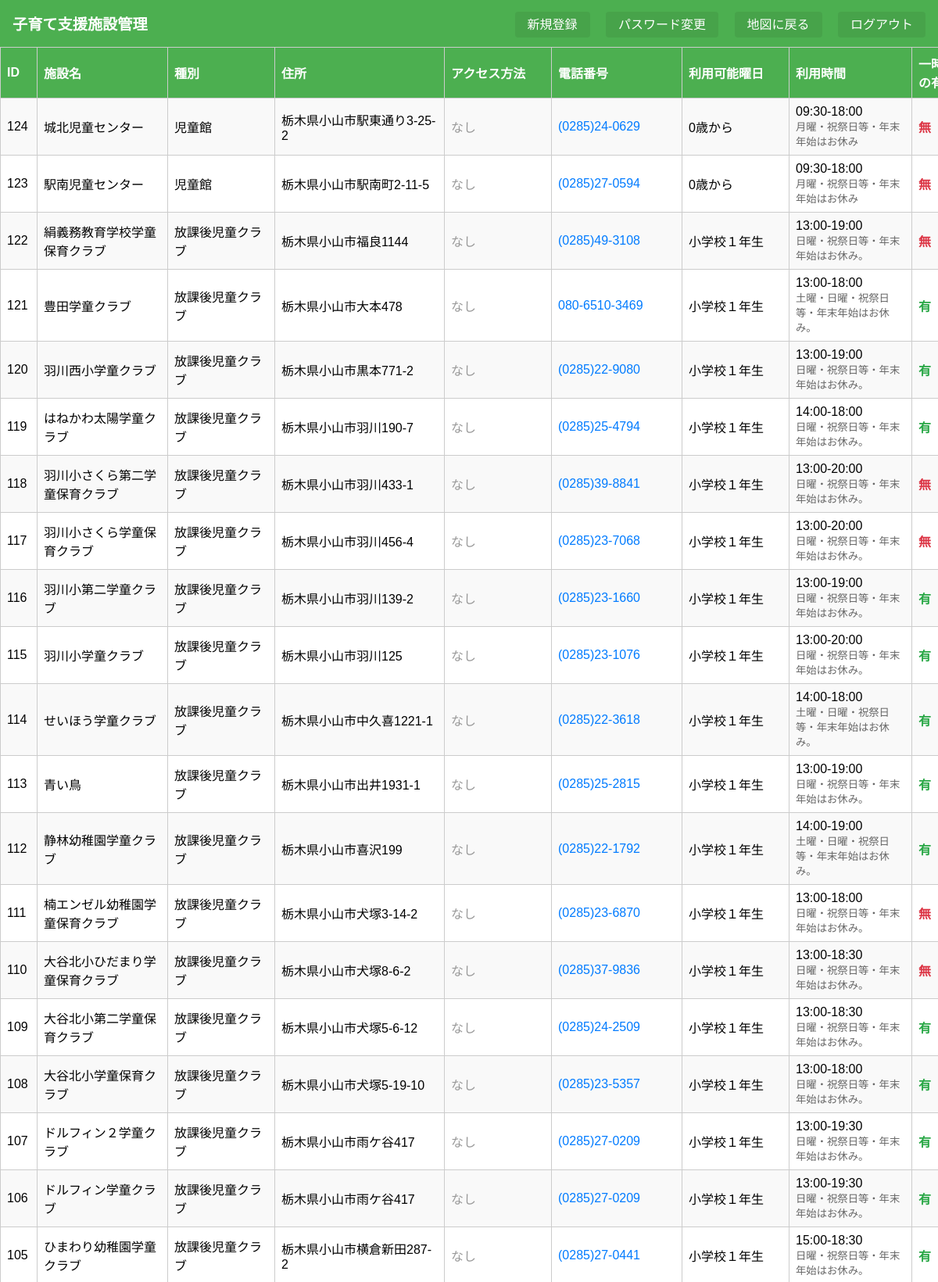
/admin.php (signed in, upper part), run on the app's committed database.
### tables this page shows
CREATE TABLE facilities (
        id INTEGER PRIMARY KEY AUTOINCREMENT,
        csv_no TEXT,
        name TEXT NOT NULL,
        name_kana TEXT,
        lat REAL NOT NULL,
        lng REAL NOT NULL,
        address TEXT,
        address_detail TEXT,
        installation_position TEXT,
        phone TEXT,
        phone_extension TEXT,
        corporate_number TEXT,
        organization_name TEXT,
        available_days TEXT,
        start_time TEXT,
        end_time TEXT,
        available_hours_note TEXT,
        pediatric_support TEXT,
        website TEXT,
        note TEXT,
        category TEXT,
        updated_at DATETIME DEFAULT CURRENT_TIMESTAMP
    );

### auth_check.php (called while the page is built, shortened)
<?php
function getConfigPath() {
    $searchPaths = [
        __DIR__ . '/../../app_db/oyama_child_facilitation_map/config.php',
        __DIR__ . '/../../../app_db/oyama_child_facilitation_map/config.php',
        __DIR__ . '/app_db/oyama_child_facilitation_map/config.php',
        __DIR__ . '/../app_db/oyama_child_facilitation_map/config.php',
    ];
    foreach ($searchPaths as $path) {
        if (file_exists($path)) {
            return $path;
        }
    }
    throw new Exception('Config file not found. Searched paths: ' . implode(', ', $searchPaths));
}
function getConfig() {
    static $config = null;
    if ($config === null) {
        $config = require_once getConfigPath();
    }
    return $config;
}
$config = getConfig();

### admin.php (the view, shortened to what this page needs)
<?php
require_once 'auth_check.php';
$db = getDatabase();
$res = $db->query('SELECT * FROM facilities ORDER BY id DESC');
?>
<!DOCTYPE html>
<html lang="ja">
<head>
    <link rel="stylesheet" href="css/common.css" />
    <link rel="stylesheet" href="css/admin.css" />
</head>
<body>
    <div class="header">
        <h1><?= htmlspecialchars($config['app']['facility_name']) ?>管理</h1>
        <div>
            <a href="admin_add.php">新規登録</a>
            <a href="admin_password.php">パスワード変更</a>
            <a href="index.php">地図に戻る</a>
            <a href="?logout=1">ログアウト</a>
        </div>
    </div>
    <div style="overflow-x: auto;">
        <table>
            <tr>
                <th class="col-id">ID</th>
                <th class="col-name"><?= htmlspecialchars($config['app']['field_labels']['name']) ?></th>
                <th class="col-category"><?= htmlspecialchars($config['app']['field_labels']['category']) ?></th>
                <th class="col-address"><?= htmlspecialchars($config['app']['field_labels']['address']) ?></th>
                <th class="col-installation"><?= htmlspecialchars($config['app']['field_labels']['installation_position']) ?></th>
                <th class="col-phone"><?= htmlspecialchars($config['app']['field_labels']['phone']) ?></th>
                <th class="col-hours"><?= htmlspecialchars($config['app']['field_labels']['available_days']) ?></th>
                <th class="col-time">利用時間</th>
                <th class="col-pediatric"><?= htmlspecialchars($config['app']['field_labels']['pediatric_support']) ?></th>
            </tr>
        <?php while ($row = $res->fetchArray(SQLITE3_ASSOC)): ?>
        <tr>
            <td class="col-id"><?= htmlspecialchars($row['id']) ?></td>
            <td class="col-name"><?= htmlspecialchars($row['name']) ?></td>
            <td class="col-category">
                <?php if (!empty($row['category'])): ?>
                    <?= htmlspecialchars($row['category']) ?>
                <?php else: ?>
                    <span style="color:#999;">なし</span>
                <?php endif; ?>
            </td>
            <td class="col-address">
                <?php if (!empty($row['address'])): ?>
                    <?= htmlspecialchars($row['address']) ?>
                <?php else: ?>
                    <span style="color:#999;">なし</span>
                <?php endif; ?>
            </td>
            <td class="col-installation">
                <?php if (!empty($row['installation_position'])): ?>
                    <?= htmlspecialchars($row['installation_position']) ?>
                <?php else: ?>
                    <span style="color:#999;">なし</span>
                <?php endif; ?>
            </td>
            <td class="col-phone">
                <?php if (!empty($row['phone'])): ?>
                    <a href="tel:<?= htmlspecialchars($row['phone']) ?>" style="color:#007bff; text-decoration:none;">
                        <?= htmlspecialchars($row['phone']) ?>
                    </a>
                <?php else: ?>
                    <span style="color:#999;">なし</span>
                <?php endif; ?>
            </td>
            <td class="col-hours">
                <?php if (!empty($row['available_days'])): ?>
                    <?= htmlspecialchars($row['available_days']) ?>
                <?php else: ?>
                    <span style="color:#999;">なし</span>
                <?php endif; ?>
            </td>
            <td class="col-time">
                <?php
                $time_info = [];
                if (!empty($row['start_time'])) $time_info[] = $row['start_time'];
                if (!empty($row['end_time'])) $time_info[] = $row['end_time'];
                if (!empty($time_info)): ?>
                    <?= htmlspecialchars(implode('-', $time_info)) ?>
                    <?php if (!empty($row['available_hours_note'])): ?>
                        <br><small style="color:#666;"><?= htmlspecialchars($row['available_hours_note']) ?></small>
                    <?php endif; ?>
                <?php else: ?>
                    <span style="color:#999;">なし</span>
                <?php endif; ?>
            </td>
            <td class="col-pediatric">
                <?php if (!empty($row['pediatric_support'])): ?>
                    <span style="color:<?= $row['pediatric_support'] === '有' ? '#28a745' : '#dc3545' ?>; font-weight:bold;">
                        <?= htmlspecialchars($row['pediatric_support']) ?>
                    </span>
                <?php else: ?>
                    <span style="color:#999;">なし</span>
                <?php endif; ?>
            </td>
        </tr>
        <?php endwhile; ?>
        </table>
    </div>
</body>
</html>

### css/common.css (style rules this page uses)
:root { --primary-color: #4CAF50; }
html, body { height: 100%; margin: 0; padding: 0; font-family: sans-serif; box-sizing: border-box; }
.header { display: flex; justify-content: space-between; align-items: center; background: var(--primary-color); color: #fff; padding: 1em; margin: 0; }
.header h1 { margin: 0; font-size: 1.2em; }
.header a { color: #fff; text-decoration: none; margin-left: 1em; padding: 0.5em 1em; background: rgba(0,0,0,0.07); border-radius: 4px; }

### css/admin.css (style rules this page uses)
table { border-collapse: collapse; width: 100%; table-layout: auto; }
th, td { border: 1px solid #ccc; padding: 0.5em; text-align: left; word-wrap: break-word; overflow-wrap: break-word; }
th { background: #4CAF50; color: #fff; }
tr:nth-child(even) { background: #f9f9f9; }
.col-id { width: 60px; min-width: 30px; max-width: 60px; }
.col-name { width: 150px; min-width: 150px; max-width: 150px; }
.col-category { width: 120px; min-width: 120px; max-width: 120px; }
.col-address { width: 200px; min-width: 200px; max-width: 200px; }
.col-installation { width: 120px; min-width: 120px; max-width: 120px; }
.col-phone { width: 150px; min-width: 150px; max-width: 150px; }
.col-hours { width: 120px; min-width: 120px; max-width: 120px; }
.col-time { width: 140px; min-width: 140px; max-width: 140px; }
.col-pediatric { width: 80px; min-width: 80px; max-width: 80px; }

### data on the page
facilities: id "124", name "城北児童センター", category "児童館", address "栃木県小山市駅東通り3-25-2", installation_position "なし", phone "(0285)24-0629", available_days "0歳から", time_info "09:30-18:00", available_hours_note "月曜・祝祭日等・年末年始はお休み", pediatric_support "無"
facilities: id "123", name "駅南児童センター", category "児童館", address "栃木県小山市駅南町2-11-5", installation_position "なし", phone "(0285)27-0594", available_days "0歳から", time_info "09:30-18:00", available_hours_note "月曜・祝祭日等・年末年始はお休み", pediatric_support "無"
facilities: id "122", name "絹義務教育学校学童保育クラブ", category "放課後児童クラブ", address "栃木県小山市福良1144", installation_position "なし", phone "(0285)49-3108", available_days "小学校１年生", time_info "13:00-19:00", available_hours_note "日曜・祝祭日等・年末年始はお休み。", pediatric_support "無"
facilities: id "121", name "豊田学童クラブ", category "放課後児童クラブ", address "栃木県小山市大本478", installation_position "なし", phone "080-6510-3469", available_days "小学校１年生", time_info "13:00-18:00", available_hours_note "土曜・日曜・祝祭日等・年末年始はお休み。", pediatric_support "有"
facilities: id "120", name "羽川西小学童クラブ", category "放課後児童クラブ", address "栃木県小山市黒本771-2", installation_position "なし", phone "(0285)22-9080", available_days "小学校１年生", time_info "13:00-19:00", available_hours_note "日曜・祝祭日等・年末年始はお休み。", pediatric_support "有"
facilities: id "119", name "はねかわ太陽学童クラブ", category "放課後児童クラブ", address "栃木県小山市羽川190-7", installation_position "なし", phone "(0285)25-4794", available_days "小学校１年生", time_info "14:00-18:00", available_hours_note "日曜・祝祭日等・年末年始はお休み。", pediatric_support "有"
facilities: id "118", name "羽川小さくら第二学童保育クラブ", category "放課後児童クラブ", address "栃木県小山市羽川433-1", installation_position "なし", phone "(0285)39-8841", available_days "小学校１年生", time_info "13:00-20:00", available_hours_note "日曜・祝祭日等・年末年始はお休み。", pediatric_support "無"
facilities: id "117", name "羽川小さくら学童保育クラブ", category "放課後児童クラブ", address "栃木県小山市羽川456-4", installation_position "なし", phone "(0285)23-7068", available_days "小学校１年生", time_info "13:00-20:00", available_hours_note "日曜・祝祭日等・年末年始はお休み。", pediatric_support "無"
facilities: id "116", name "羽川小第二学童クラブ", category "放課後児童クラブ", address "栃木県小山市羽川139-2", installation_position "なし", phone "(0285)23-1660", available_days "小学校１年生", time_info "13:00-19:00", available_hours_note "日曜・祝祭日等・年末年始はお休み。", pediatric_support "有"
facilities: id "115", name "羽川小学童クラブ", category "放課後児童クラブ", address "栃木県小山市羽川125", installation_position "なし", phone "(0285)23-1076", available_days "小学校１年生", time_info "13:00-20:00", available_hours_note "日曜・祝祭日等・年末年始はお休み。", pediatric_support "有"
facilities: id "114", name "せいほう学童クラブ", category "放課後児童クラブ", address "栃木県小山市中久喜1221-1", installation_position "なし", phone "(0285)22-3618", available_days "小学校１年生", time_info "14:00-18:00", available_hours_note "土曜・日曜・祝祭日等・年末年始はお休み。", pediatric_support "有"
facilities: id "113", name "青い鳥", category "放課後児童クラブ", address "栃木県小山市出井1931-1", installation_position "なし", phone "(0285)25-2815", available_days "小学校１年生", time_info "13:00-19:00", available_hours_note "日曜・祝祭日等・年末年始はお休み。", pediatric_support "有"
facilities: id "112", name "静林幼稚園学童クラブ", category "放課後児童クラブ", address "栃木県小山市喜沢199", installation_position "なし", phone "(0285)22-1792", available_days "小学校１年生", time_info "14:00-19:00", available_hours_note "土曜・日曜・祝祭日等・年末年始はお休み。", pediatric_support "有"
facilities: id "111", name "楠エンゼル幼稚園学童保育クラブ", category "放課後児童クラブ", address "栃木県小山市犬塚3-14-2", installation_position "なし", phone "(0285)23-6870", available_days "小学校１年生", time_info "13:00-18:00", available_hours_note "日曜・祝祭日等・年末年始はお休み。", pediatric_support "無"
facilities: id "110", name "大谷北小ひだまり学童保育クラブ", category "放課後児童クラブ", address "栃木県小山市犬塚8-6-2", installation_position "なし", phone "(0285)37-9836", available_days "小学校１年生", time_info "13:00-18:30", available_hours_note "日曜・祝祭日等・年末年始はお休み。", pediatric_support "無"
facilities: id "109", name "大谷北小第二学童保育クラブ", category "放課後児童クラブ", address "栃木県小山市犬塚5-6-12", installation_position "なし", phone "(0285)24-2509", available_days "小学校１年生", time_info "13:00-18:30", available_hours_note "日曜・祝祭日等・年末年始はお休み。", pediatric_support "有"
facilities: id "108", name "大谷北小学童保育クラブ", category "放課後児童クラブ", address "栃木県小山市犬塚5-19-10", installation_position "なし", phone "(0285)23-5357", available_days "小学校１年生", time_info "13:00-18:00", available_hours_note "日曜・祝祭日等・年末年始はお休み。", pediatric_support "有"
facilities: id "107", name "ドルフィン２学童クラブ", category "放課後児童クラブ", address "栃木県小山市雨ケ谷417", installation_position "なし", phone "(0285)27-0209", available_days "小学校１年生", time_info "13:00-19:30", available_hours_note "日曜・祝祭日等・年末年始はお休み。", pediatric_support "有"
facilities: id "106", name "ドルフィン学童クラブ", category "放課後児童クラブ", address "栃木県小山市雨ケ谷417", installation_position "なし", phone "(0285)27-0209", available_days "小学校１年生", time_info "13:00-19:30", available_hours_note "日曜・祝祭日等・年末年始はお休み。", pediatric_support "有"
facilities: id "105", name "ひまわり幼稚園学童クラブ", category "放課後児童クラブ", address "栃木県小山市横倉新田287-2", installation_position "なし", phone "(0285)27-0441", available_days "小学校１年生", time_info "15:00-18:30", available_hours_note "日曜・祝祭日等・年末年始はお休み。", pediatric_support "有"

### other printed values
$config['app']['facility_name'] "子育て支援施設"
$config['app']['field_labels']['name'] "施設名"
$config['app']['field_labels']['category'] "種別"
$config['app']['field_labels']['address'] "住所"
$config['app']['field_labels']['installation_position'] "アクセス方法"
$config['app']['field_labels']['phone'] "電話番号"
$config['app']['field_labels']['available_days'] "利用可能曜日"
